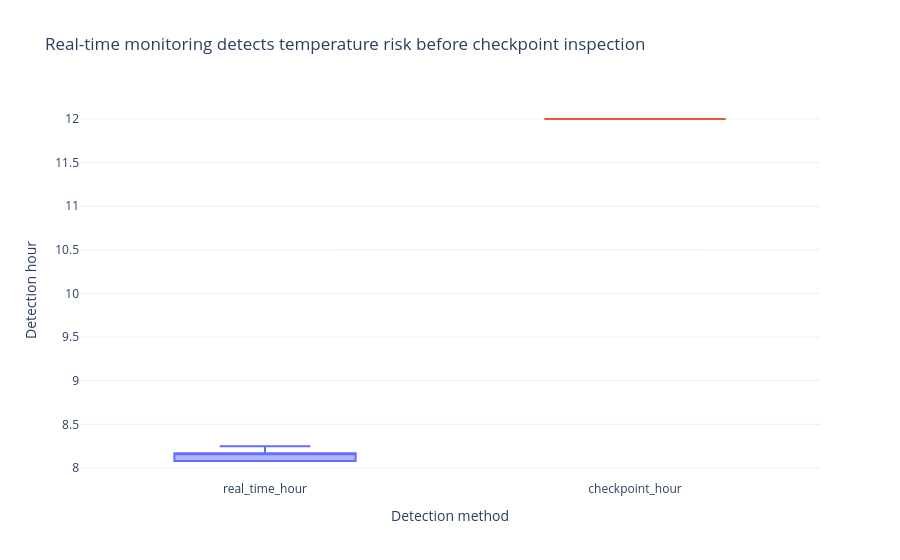

Notebook code cell kept with this figure:
### Markdown cell above
**Interpretation objective:** This directly answers the transparency question by comparing detection mechanisms.

### Code cell
detect = batch[["real_time_hour","checkpoint_hour"]].melt(var_name="Detection method", value_name="Detection hour")
fig = px.box(detect, x="Detection method", y="Detection hour", color="Detection method",
             title="Real-time monitoring detects temperature risk before checkpoint inspection")
fig.update_layout(template="plotly_white", showlegend=False)
fig.show()

### Figure 1 — Plotly figure (JSON) as saved in the notebook; plotly's stock layout.template omitted (floating-point values rounded to 4 significant figures)
{"data": [{"alignmentgroup": "True", "hovertemplate": "Detection method=%{x}<br>Detection hour=%{y}<extra></extra>", "legendgroup": "real_time_hour", "marker": {"color": "#636efa"}, "name": "real_time_hour", "notched": false, "offsetgroup": "real_time_hour", "orientation": "v", "showlegend": true, "type": "box", "x": ["real_time_hour", "real_time_hour", "real_time_hour", "real_time_hour", "real_time_hour", "real_time_hour", "real_time_hour", "real_time_hour", "real_time_hour", "real_time_hour", "real_time_hour", "real_time_hour", "real_time_hour", "real_time_hour", "real_time_hour", "real_time_hour", "real_time_hour", "real_time_hour", "real_time_hour", "real_time_hour", "real_time_hour", "real_time_hour", "real_time_hour", "real_time_hour", "real_time_hour", "real_time_hour", "real_time_hour", "real_time_hour", "real_time_hour", "real_time_hour"], "x0": " ", "xaxis": "x", "y": [8.17, 8.17, 8.17, 8.17, 8.08, 8.17, 8.08, 8.17, 8.08, 8.17, 8.25, 8.08, 8.08, 8.17, 8.17, 8.17, 8.17, 8.08, 8.17, 8.08, 8.08, 8.17, 8.08, 8.08, 8.17, 8.17, 8.17, 8.17, 8.17, 8.17], "y0": " ", "yaxis": "y"}, {"alignmentgroup": "True", "hovertemplate": "Detection method=%{x}<br>Detection hour=%{y}<extra></extra>", "legendgroup": "checkpoint_hour", "marker": {"color": "#EF553B"}, "name": "checkpoint_hour", "notched": false, "offsetgroup": "checkpoint_hour", "orientation": "v", "showlegend": true, "type": "box", "x": ["checkpoint_hour", "checkpoint_hour", "checkpoint_hour", "checkpoint_hour", "checkpoint_hour", "checkpoint_hour", "checkpoint_hour", "checkpoint_hour", "checkpoint_hour", "checkpoint_hour", "checkpoint_hour", "checkpoint_hour", "checkpoint_hour", "checkpoint_hour", "checkpoint_hour", "checkpoint_hour", "checkpoint_hour", "checkpoint_hour", "checkpoint_hour", "checkpoint_hour", "checkpoint_hour", "checkpoint_hour", "checkpoint_hour", "checkpoint_hour", "checkpoint_hour", "checkpoint_hour", "checkpoint_hour", "checkpoint_hour", "checkpoint_hour", "checkpoint_hour"], "x0": " ", "xaxis": "x", "y": [12.0, 12.0, 12.0, 12.0, 12.0, 12.0, 12.0, 12.0, 12.0, 12.0, 12.0, 12.0, 12.0, 12.0, 12.0, 12.0, 12.0, 12.0, 12.0, 12.0, 12.0, 12.0, 12.0, 12.0, 12.0, 12.0, 12.0, 12.0, 12.0, 12.0], "y0": " ", "yaxis": "y"}], "layout": {"boxmode": "overlay", "legend": {"title": {"text": "Detection method"}, "tracegroupgap": 0}, "showlegend": false, "title": {"text": "Real-time monitoring detects temperature risk before checkpoint inspection"}, "xaxis": {"anchor": "y", "categoryarray": ["real_time_hour", "checkpoint_hour"], "categoryorder": "array", "domain": [0, 1], "title": {"text": "Detection method"}}, "yaxis": {"anchor": "x", "domain": [0, 1], "title": {"text": "Detection hour"}}}}
